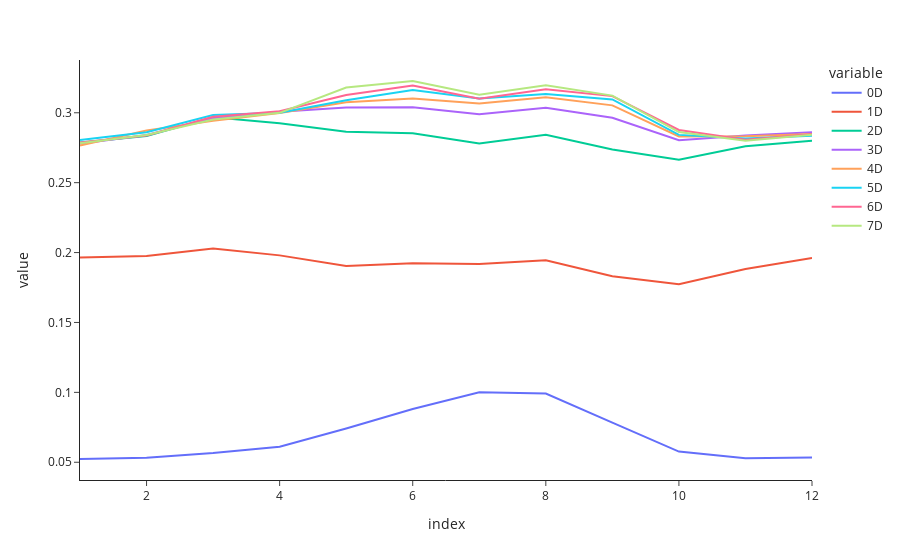

Notebook code for this chart:
### Code cell
import pandas as pd

pd.options.plotting.backend = 'plotly'
fig = df.plot()
fig.update_layout(autosize=False,template='simple_white')
fig.show()

### Figure 1 — Plotly figure (JSON) as saved in the notebook; plotly's stock layout.template omitted (floating-point values rounded to 4 significant figures)
{"data": [{"hovertemplate": "variable=0D<br>index=%{x}<br>value=%{y}<extra></extra>", "legendgroup": "0D", "line": {"color": "#636efa", "dash": "solid"}, "marker": {"symbol": "circle"}, "mode": "lines", "name": "0D", "orientation": "v", "showlegend": true, "type": "scatter", "x": [1, 2, 3, 4, 5, 6, 7, 8, 9, 10, 11, 12], "xaxis": "x", "y": [0.05233, 0.05325, 0.05657, 0.06103, 0.07411, 0.08812, 0.09999, 0.09917, 0.07834, 0.05765, 0.05294, 0.05332], "yaxis": "y"}, {"hovertemplate": "variable=1D<br>index=%{x}<br>value=%{y}<extra></extra>", "legendgroup": "1D", "line": {"color": "#EF553B", "dash": "solid"}, "marker": {"symbol": "circle"}, "mode": "lines", "name": "1D", "orientation": "v", "showlegend": true, "type": "scatter", "x": [1, 2, 3, 4, 5, 6, 7, 8, 9, 10, 11, 12], "xaxis": "x", "y": [0.1965, 0.1976, 0.2029, 0.198, 0.1903, 0.1923, 0.1919, 0.1944, 0.183, 0.1774, 0.1883, 0.196], "yaxis": "y"}, {"hovertemplate": "variable=2D<br>index=%{x}<br>value=%{y}<extra></extra>", "legendgroup": "2D", "line": {"color": "#00cc96", "dash": "solid"}, "marker": {"symbol": "circle"}, "mode": "lines", "name": "2D", "orientation": "v", "showlegend": true, "type": "scatter", "x": [1, 2, 3, 4, 5, 6, 7, 8, 9, 10, 11, 12], "xaxis": "x", "y": [0.2787, 0.2834, 0.2967, 0.2925, 0.2864, 0.2853, 0.278, 0.2842, 0.2738, 0.2664, 0.276, 0.2799], "yaxis": "y"}, {"hovertemplate": "variable=3D<br>index=%{x}<br>value=%{y}<extra></extra>", "legendgroup": "3D", "line": {"color": "#ab63fa", "dash": "solid"}, "marker": {"symbol": "circle"}, "mode": "lines", "name": "3D", "orientation": "v", "showlegend": true, "type": "scatter", "x": [1, 2, 3, 4, 5, 6, 7, 8, 9, 10, 11, 12], "xaxis": "x", "y": [0.2778, 0.2841, 0.2961, 0.3007, 0.3038, 0.304, 0.299, 0.3037, 0.2964, 0.2804, 0.2838, 0.286], "yaxis": "y"}, {"hovertemplate": "variable=4D<br>index=%{x}<br>value=%{y}<extra></extra>", "legendgroup": "4D", "line": {"color": "#FFA15A", "dash": "solid"}, "marker": {"symbol": "circle"}, "mode": "lines", "name": "4D", "orientation": "v", "showlegend": true, "type": "scatter", "x": [1, 2, 3, 4, 5, 6, 7, 8, 9, 10, 11, 12], "xaxis": "x", "y": [0.2766, 0.2873, 0.2942, 0.2998, 0.3076, 0.3101, 0.3066, 0.3111, 0.3053, 0.2831, 0.2832, 0.2848], "yaxis": "y"}, {"hovertemplate": "variable=5D<br>index=%{x}<br>value=%{y}<extra></extra>", "legendgroup": "5D", "line": {"color": "#19d3f3", "dash": "solid"}, "marker": {"symbol": "circle"}, "mode": "lines", "name": "5D", "orientation": "v", "showlegend": true, "type": "scatter", "x": [1, 2, 3, 4, 5, 6, 7, 8, 9, 10, 11, 12], "xaxis": "x", "y": [0.2804, 0.2861, 0.2984, 0.3001, 0.309, 0.3162, 0.3103, 0.3135, 0.3095, 0.2842, 0.2817, 0.2836], "yaxis": "y"}, {"hovertemplate": "variable=6D<br>index=%{x}<br>value=%{y}<extra></extra>", "legendgroup": "6D", "line": {"color": "#FF6692", "dash": "solid"}, "marker": {"symbol": "circle"}, "mode": "lines", "name": "6D", "orientation": "v", "showlegend": true, "type": "scatter", "x": [1, 2, 3, 4, 5, 6, 7, 8, 9, 10, 11, 12], "xaxis": "x", "y": [0.2788, 0.2838, 0.2971, 0.3011, 0.3127, 0.3195, 0.31, 0.3168, 0.3119, 0.2877, 0.2807, 0.2847], "yaxis": "y"}, {"hovertemplate": "variable=7D<br>index=%{x}<br>value=%{y}<extra></extra>", "legendgroup": "7D", "line": {"color": "#B6E880", "dash": "solid"}, "marker": {"symbol": "circle"}, "mode": "lines", "name": "7D", "orientation": "v", "showlegend": true, "type": "scatter", "x": [1, 2, 3, 4, 5, 6, 7, 8, 9, 10, 11, 12], "xaxis": "x", "y": [0.2782, 0.2841, 0.2951, 0.2999, 0.3181, 0.3227, 0.3129, 0.3196, 0.3123, 0.2862, 0.2799, 0.2842], "yaxis": "y"}], "layout": {"autosize": false, "legend": {"title": {"text": "variable"}, "tracegroupgap": 0}, "margin": {"t": 60}, "xaxis": {"anchor": "y", "domain": [0, 1], "title": {"text": "index"}}, "yaxis": {"anchor": "x", "domain": [0, 1], "title": {"text": "value"}}}}
